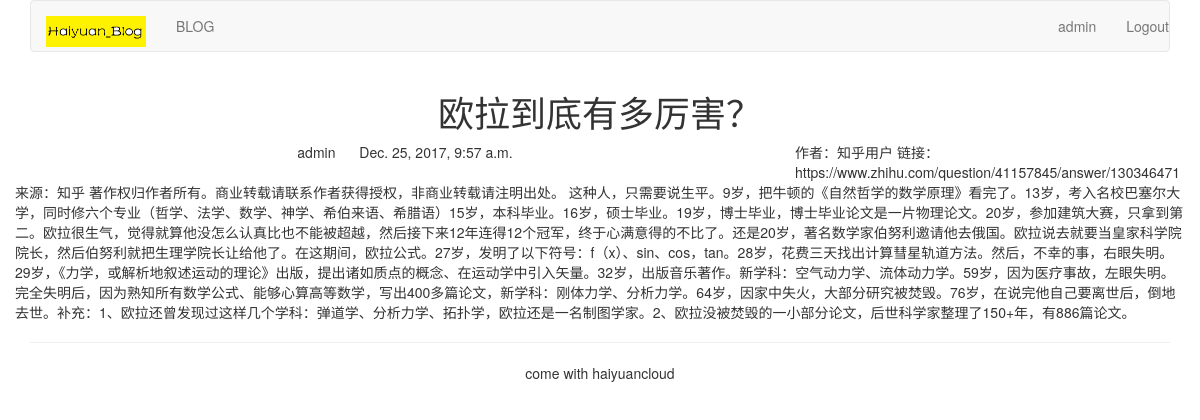
The page /blog_app/2/ (signed in) on the database its author committed.
### blog_app/models.py (models this page shows, shortened)
class BlogArticles(models.Model):
    title = models.CharField(max_length=300)
    author = models.ForeignKey(User, related_name='blog_posts')
    body = models.TextField()
    publish = models.DateTimeField(default=timezone.now)
    class Mata:
        ordering = ("-publish", )

### blog_app/views.py (the view)
# urls.py: url(r'(?P<article_id>\d)/$', views.blog_app_article, name='blog_app_detail')
def blog_app_article(request, article_id):
    article = get_object_or_404(BlogArticles, id=article_id)
    pub = article.publish
    return render(request, 'blog_app/content.html', {'article' : article, 'publish' : pub})

### templates/blog_app/content.html (shortened to what this page needs)
{% extends "base.html" %}
{% block content %}
<div class="row text-center vertical-middle-sm">
    <h1>{{ article.title }}</h1>
</div>
<div class="row">
    <div class="col-xs-12 col-md-8">
        <p class="text-center">
            <span>{{ article.author.username }}</span>
            <span style="margin-left:20px">{{ publish }}</span>
        </p>
    </div>
    <div>{{ article.body }}</div>
</div>
{% endblock %}

### templates/header.html
{% load staticfiles %}
<div class="container">
    <nav class="navbar navbar-default" role="navigation" hight="500px">
        <div class="navbar-header">
            <a class="navbar-brand" href="#">
                <img src="{% static '/images/logo_header.png' %}" width="100px">
            </a>
        </div>
        <div>
            <ul class="nav navbar-nav" role="navigation">
                <li><a href="{% url 'blog_app:blog_app_title' %}">BLOG</a></li>
            </ul>
            <ul class="nav navbar-nav navbar-right">
                {% if user.is_authenticated %}
                <li><a href="#">{{ user.username }}</a>
                <li><a href="{% url 'account:user_logout' %}">Logout</a>
                {% else %}
                <li><a href="{% url 'account:user_login' %}">LOGIN</a></li>
                {% endif %}
            </ul>
        </div>
    </nav>
</div>

### rows shown on the page
BlogArticles: title "欧拉到底有多厉害？", author.username "admin", publish "Dec. 25, 2017, 9:57 a.m.", body "作者：知乎用户 链接：https://www.zhihu.com/question/41157845/answer/130346471 来源：知乎 著作权归作者所有。商业转载请联系作者获得授权，非商业转载请注明出处。 这种人，只需要说生平。9岁，把牛顿的《自然哲学的数学原理》看完了。13岁，考入名校巴塞尔大学，同时修六个专业（哲学、法学、数学、神学、希伯来语、希腊语）15岁，本科毕业。16岁，硕士毕业。19岁，博士毕业，博士毕业论文是一片物理论文。20岁，参加建筑大赛，只拿到第二。欧拉很生气，觉得就算他没怎么认真比也不能被超越，然后接下来12年连得12个冠军，终于心满意得的不比了。还是20岁，著名数学家伯努利邀请他去俄国。欧拉说去就要当皇家科学院院长，然后伯努利就把生理学院长让给他了。在这期间，欧拉公式。27岁，发明了以下符号：f（x）、sin、cos，tan。28岁，花费三天找出计算彗星轨道方法。然后，不幸的事，右眼失明。29岁，《力学，或解析地叙述运动的理论》出版，提出诸如质点的概念、在运动学中引入矢量。32岁，出版音乐著作。新学科：空气动力学、流体动力学。59岁，因为医疗事故，左眼失明。完全失明后，因为熟知所有数学公式、能够心算高等数学，写出400多篇论文，新学科：刚体力学、分析力学。64岁，因家中失火，大部分研究被焚毁。76岁，在说完他自己要离世后，倒地去世。补充：1、欧拉还曾发现过这样几个学科：弹道学、分析力学、拓扑学，欧拉还是一名制图学家。2、欧拉没被焚毁的一小部分论文，后世科学家整理了150+年，有886篇论文。"

### other values the page prints
{{ user.username }} "admin"
